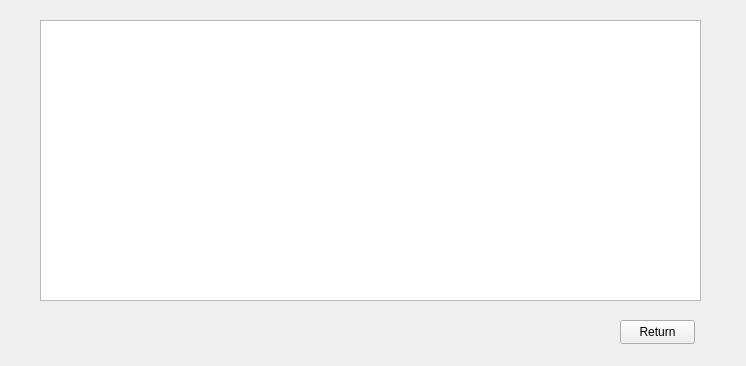
<?xml version="1.0" encoding="UTF-8"?>
<ui version="4.0">
 <class>MaxValueScreen</class>
 <widget class="QMainWindow" name="MaxValueScreen">
  <property name="geometry">
   <rect>
    <x>0</x>
    <y>0</y>
    <width>746</width>
    <height>366</height>
   </rect>
  </property>
  <property name="windowTitle">
   <string>MainWindow</string>
  </property>
  <widget class="QWidget" name="centralwidget">
   <widget class="QPushButton" name="returnButton">
    <property name="geometry">
     <rect>
      <x>620</x>
      <y>320</y>
      <width>75</width>
      <height>24</height>
     </rect>
    </property>
    <property name="text">
     <string>Return</string>
    </property>
   </widget>
   <widget class="QTableWidget" name="tableMaxValue">
    <property name="geometry">
     <rect>
      <x>40</x>
      <y>20</y>
      <width>661</width>
      <height>281</height>
     </rect>
    </property>
   </widget>
  </widget>
 </widget>
 <resources/>
 <connections/>
</ui>
